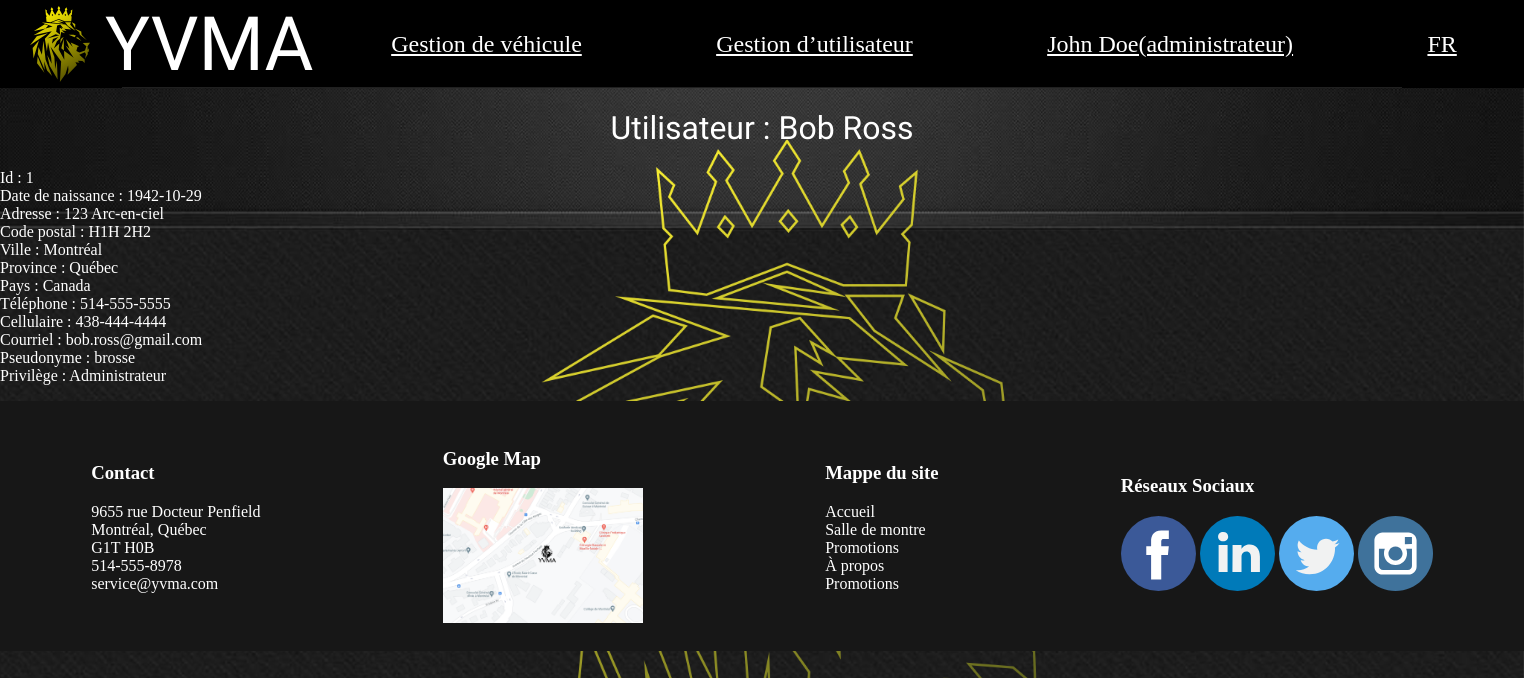
The page /VEHICULES_DOCCASION_INC/index.php?Utilisateur&action=compte (signed in) on the database its author committed.
### tables this page shows
CREATE TABLE utilisateur (
	idUtilisateur SMALLINT UNSIGNED AUTO_INCREMENT,
	prenom VARCHAR(50) NOT NULL,
	nom VARCHAR(50) NOT NULL,
	dateNaissance DATE NOT NULL,
	adresse VARCHAR(60) NOT NULL,
	codePostal CHAR(7) NOT NULL,
	telephone CHAR(12) NOT NULL,
	cellulaire CHAR(12),
	courriel VARCHAR(60) NOT NULL,
	pseudonyme VARCHAR(20) UNIQUE NOT NULL,
	motDePasse VARCHAR(250) NOT NULL,
	codeOubliMDP VARCHAR(250),
	dateExpirationCode DATE,
	villeId SMALLINT UNSIGNED NOT NULL,
	privilegeId SMALLINT UNSIGNED NOT NULL,
	visibilite BOOLEAN NOT NULL,
	PRIMARY KEY(idUtilisateur),
	FOREIGN KEY(villeId) REFERENCES ville(idVille),
	FOREIGN KEY(privilegeId) REFERENCES privilege(idPrivilege)
);

CREATE TABLE ville (
	idVille SMALLINT UNSIGNED AUTO_INCREMENT,
	nomVilleFR VARCHAR(50) NOT NULL,
	nomVilleEN VARCHAR(50) NOT NULL,
	provinceCode CHAR(2) NOT NULL,
	visibilite BOOLEAN NOT NULL,
	PRIMARY KEY(idVille),
	FOREIGN KEY(provinceCode) REFERENCES province(codeProvince)
);

CREATE TABLE province (
	codeProvince CHAR(2),
	nomProvinceFR VARCHAR(50) NOT NULL,
	nomProvinceEN VARCHAR(50) NOT NULL,
	paysId SMALLINT UNSIGNED NOT NULL,
	visibilite BOOLEAN NOT NULL,
	PRIMARY KEY(codeProvince),
	FOREIGN KEY(paysId) REFERENCES pays(idPays)
);

CREATE TABLE pays (
	idPays SMALLINT UNSIGNED AUTO_INCREMENT,
	nomPaysFR VARCHAR(50) NOT NULL,
	nomPaysEN VARCHAR(50) NOT NULL,
	visibilite BOOLEAN NOT NULL,
	PRIMARY KEY(idPays)
);

CREATE TABLE privilege (
	idPrivilege SMALLINT UNSIGNED AUTO_INCREMENT,
	nomPrivilegeFR VARCHAR(30) NOT NULL,
	nomPrivilegeEN VARCHAR(30) NOT NULL,
	visibilite BOOLEAN NOT NULL,
	PRIMARY KEY(idPrivilege)
);

### VEHICULES_DOCCASION_INC/index.php (called while the page is built, shortened)
<?php
    function mon_autoloader($classe) {
        $repertoires = array(RACINE . "controleurs/",
						RACINE . "modeles/",
						RACINE . "vues/");
        foreach ($repertoires as $rep) {
            if (file_exists($rep . $classe . ".php")) {
                return;
            }
        }
    }
	Routeur::route();
?>

### VEHICULES_DOCCASION_INC/modeles/TemplateDAO.php (called while the page is built, shortened)
<?php
	abstract class TemplateDAO {
		public function __construct() {
			$this->connexion = new PDO("mysql:host=localhost;dbname=concessionnaire", "root", "");
		}
	}
?>

### VEHICULES_DOCCASION_INC/modeles/Modele_Utilisateur.php (called while the page is built, shortened)
<?php
	class Modele_Utilisateur extends TemplateDAO {
        public function obtenir_utilisateur($id) {
            $requete = "SELECT idUtilisateur, prenom, nom, dateNaissance, adresse, codePostal, telephone,
                cellulaire, courriel, pseudonyme, motDePasse, idVille, nomVilleFR, nomVilleEN, codeProvince, nomProvinceFR, nomProvinceEN,
                idPays, nomPaysFR, nomPaysEN, privilegeId, nomPrivilegeFR, nomPrivilegeEN FROM utilisateur JOIN ville ON villeId = idVille
                JOIN province ON provinceCode = codeProvince JOIN pays ON paysId = idPays
                JOIN privilege ON privilegeId = idPrivilege WHERE idUtilisateur = :id";
            $requetePreparee = $this -> connexion -> prepare($requete);
            $requetePreparee -> bindParam(":id", $id);
            $requetePreparee -> execute();
            $requetePreparee -> setFetchMode(PDO::FETCH_CLASS | PDO::FETCH_PROPS_LATE, 'Utilisateur');
            return $requetePreparee -> fetch();
        }
        public function obtenir_par_pseudonyme($pseudonyme) {
            $requete = "SELECT * FROM utilisateur WHERE pseudonyme = :ps";
            $requetePreparee = $this -> connexion -> prepare($requete);
            $requetePreparee -> bindParam(":ps", $pseudonyme);
            $requetePreparee -> execute();
			$utilisateur = $requetePreparee -> fetch();
            return $utilisateur;
        }
	}
?>

### VEHICULES_DOCCASION_INC/modeles/Utilisateur.php (called while the page is built, shortened)
<?php
    class Utilisateur {
        private $idUtilisateur;
        public function __construct($id = 0, $prenom = "", $nom = "", $dateNaissance = "", $adresse = "",
                                    $codePostal = "", $telephone = "", $cellulaire = "", $courriel = "",
                                    $pseudonyme = "", $motDePasse = "", $villeId = 0, $privilegeId = 0,
                                    $nomVilleFR = "", $nomVilleEN = "", $codeProvince = "",
                                    $nomProvinceFR = "", $nomProvinceEN = "", $idPays = 0, $nomPaysFR = "",
                                    $nomPaysEN = "", $nomPrivilegeFR = "", $nomPrivilegeEN = "", $visibilite = 1) {
            $this -> idUtilisateur = $id;
            $this -> prenom = $prenom;
            $this -> nom = $nom;
            $this -> dateNaissance = $dateNaissance;
            $this -> adresse = $adresse;
            $this -> codePostal = $codePostal;
            $this -> telephone = $telephone;
            $this -> cellulaire = $cellulaire;
            $this -> courriel = $courriel;
            $this -> pseudonyme = $pseudonyme;
            $this -> nomVilleFR = $nomVilleFR;
            $this -> nomPaysFR = $nomPaysFR;
            $this -> nomPrivilegeFR = $nomPrivilegeFR;
        }
        public function getId() {
            return $this -> idUtilisateur;
        }
        public function getPrenom() {
            return $this -> prenom;
        }
        public function getNom() {
            return $this -> nom;
        }
        public function getDateNaissance() {
            return $this -> dateNaissance;
        }
        public function getAdresse() {
            return $this -> adresse;
        }
        public function getCodePostal() {
            return $this -> codePostal;
        }
        public function getTelephone() {
            return $this -> telephone;
        }
        public function getCellulaire() {
            return $this -> cellulaire;
        }
        public function getCourriel() {
            return $this -> courriel;
        }
        public function getPseudonyme() {
            return $this -> pseudonyme;
        }
        public function getNomVilleFR() {
            return $this -> nomVilleFR;
        }
        public function getNomProvinceFR() {
            return $this -> nomProvinceFR;
        }
        public function getNomPaysFR() {
            return $this -> nomPaysFR;
        }
        public function getNomPrivilegeFR() {
            return $this -> nomPrivilegeFR;
        }
    }
?>

### VEHICULES_DOCCASION_INC/vues/Compte.php (the view)
<?php $utilisateur = $data["utilisateur"] ?>
<h1>Utilisateur : <?= $utilisateur -> getPrenom() . " " . $utilisateur -> getNom() ?></h1>
<ul>
    <li>Id : <?= $utilisateur -> getId() ?></li>
    <li>Date de naissance : <?= $utilisateur -> getDateNaissance() ?></li>
    <li>Adresse : <?= $utilisateur -> getAdresse() ?></li>
    <li>Code postal : <?= $utilisateur -> getCodePostal() ?></li>
    <li>Ville : <?= $utilisateur -> getNomVilleFR() ?></li>
    <li>Province : <?= $utilisateur -> getNomProvinceFR() ?></li>
    <li>Pays : <?= $utilisateur -> getNomPaysFR() ?></li>
    <li>Téléphone : <?= $utilisateur -> getTelephone() ?></li>
    <li>Cellulaire : <?= $utilisateur -> getCellulaire() ?></li>
    <li>Courriel : <?= $utilisateur -> getCourriel() ?></li>
    <li>Pseudonyme : <?= $utilisateur -> getPseudonyme() ?></li>
    <li>Privilège : <?= $utilisateur -> getNomPrivilegeFR() ?></li>
</ul>

### VEHICULES_DOCCASION_INC/controleurs/Routeur.php
<?php
	class Routeur {
		public static function route() {
			$chaineRequete = $_SERVER["QUERY_STRING"];
			$posEperluette = strpos($chaineRequete, "&");
			$controleur = substr($chaineRequete, 0, $posEperluette);
			if ($controleur != "") {
				$classe = "Controleur_" . $controleur;
			} else {
				$classe = "Controleur_Voiture";
			}
			if (class_exists($classe)) {
				$objetControleur = new $classe;
				$objetControleur->traite($_REQUEST);
			} else {
				die("Erreur 404! Le controleur n'existe pas.");
			}
		}
	}
?>

### VEHICULES_DOCCASION_INC/controleurs/BaseControleur.php (shortened to what this page needs)
<?php
	abstract class BaseControleur {
		protected function afficheVue($nomVue, $data = null) {
			$cheminVue = RACINE . "vues/" . $nomVue . ".php";
			if (file_exists($cheminVue)) {
				include($cheminVue);
			} else {
				die("Erreur 404! La vue n'existe pas.");
			}
		}
	}
?>

### VEHICULES_DOCCASION_INC/vues/Head.php (shortened to what this page needs)
<html>
<head>
	<link rel="stylesheet" href="assets/styles/styles.css">
	<link rel="stylesheet" href="assets/styles/header.css">
	<link rel="stylesheet" href="assets/styles/footer.css">
	<link rel="stylesheet" href="assets/styles/admin.css">
</head>
<body>

### VEHICULES_DOCCASION_INC/controleurs/Controleur_Utilisateur.php (shortened to what this page needs)
<?php
	class Controleur_Utilisateur extends BaseControleur {
        public function traite(array $params) {
			$data = array();
            $modeleUtilisateur =  new Modele_Utilisateur();
            $this -> afficheVue("Head");
            if(isset($params["action"])) {
				$commande = $params["action"];
            } else {
                $commande = "authentification";
            }
            switch($commande) {
                case "compte":
                    if(isset($_SESSION["utilisateur"])) {
                        $utilisateurId = $modeleUtilisateur -> obtenir_par_pseudonyme($_SESSION["utilisateur"])['idUtilisateur'];
                        $data["utilisateur"] = $modeleUtilisateur -> obtenir_utilisateur($utilisateurId);
                        isset($_SESSION["employe"]) || isset($_SESSION["admin"]) ?
                        $this -> afficheVue("HeaderAdmin") : $this -> afficheVue("Header");
                        $this -> afficheVue("Compte", $data);
                    } else {
                        header("Location: index.php?Utilisateur&action=connexion");
                    }
					break;
            }
            $this->afficheVue("Footer");
        }
    }
?>

### VEHICULES_DOCCASION_INC/vues/HeaderAdmin.php (shortened to what this page needs)
<header class="header-admin" data-component="Header">
	<picture>
		<img src="./assets/images/YVMA_logo_gold.svg" alt="">
		<a href="#" class="brand_text">YVMA</a>
	</picture>
	<ul class="menu-principale">
		<li class="parent-menu-deroulant"><a href="#">Gestion de véhicule</a>
			<ul class="menu-deroulant">
				<li><a href="index.php?Utilisateur&action=FormulaireAjouterVoiture">Ajouter un véhicule</a></li>
			</ul>
		</li>
		<li class="parent-menu-deroulant"><a href="#">Gestion d’utilisateur</a>
			<ul class="menu-deroulant">
				<li><a href="">Ajouter un utilisateur</a></li>
			</ul>
		</li>
		<li class="parent-menu-deroulant"><a href="#">John Doe(administrateur)</a>
			<ul class="menu-deroulant">
				<li><a href="">Mon compte</a></li>
			</ul>
		</li>
		<li><a href="#">FR</a></li>
	</ul>
</header>

### VEHICULES_DOCCASION_INC/vues/Footer.php
<footer>
    <div class="container">
        <div class="contact">
        <h3>Contact</h3>
            <ul>
                <li>9655 rue Docteur Penfield</li>
                <li>Montréal, Québec</li>
                <li>G1T H0B</li>
                <li>514-555-8978</li>
                <li><a>service@yvma.com</a></li>
            </ul>
        </div>
        <div class="map">
            <h3>Google Map</h3>
            <img class="location" src="../VEHICULES_DOCCASION_INC/assets/images/location.png">
        </div>
        <div class="site_map">
            <h3>Mappe du site</h3>
            <ul>
                <li><a href="#">Accueil</a></li>
                <li><a href="#">Salle de montre</a></li>
                <li><a href="#">Promotions</a></li>
                <li><a href="#">À propos</a></li>
                <li><a href="#">Promotions</a></li>
            </ul>
        </div>
        <div class="reseaux_sociaux">
            <h3>Réseaux Sociaux</h3>
            <div class="container_logos_rs">
                <span><img class="logo_rs" src="../VEHICULES_DOCCASION_INC/assets/logo_icones/facebook.svg"></span>
                <span><img class="logo_rs" src="../VEHICULES_DOCCASION_INC/assets/logo_icones/linkedin.svg"></span>
                <span><img class="logo_rs" src="../VEHICULES_DOCCASION_INC/assets/logo_icones/twitter.svg"></span>
                <span><img class="logo_rs" src="../VEHICULES_DOCCASION_INC/assets/logo_icones/instagram.svg"></span>
            </div>
        </div>
    </div>
</footer>
</body>
</html>

### VEHICULES_DOCCASION_INC/assets/styles/styles.css (style rules this page uses)
* { color: white; }
body { margin: 0; box-sizing: border-box; font-family: Playfair Display; }
h1 { font-family: Marcellus SC; font-style: normal; font-weight: normal; text-align: center; color: white; }
header { padding: 6vw 8vw; position: relative; }
header::after { content: ""; background-color: gray; bottom: 0; height: 1px; left: 8vw; opacity: .25; position: absolute; width: 84vw }
a { text-decoration: none; }
ul { list-style-type: none; padding: 0; }

### VEHICULES_DOCCASION_INC/assets/styles/header.css (style rules this page uses)
.brand_text { font-family: 'Marcellus SC', serif; color: white; font-size: 75px; transition: 0.2s all ease-out; }

### VEHICULES_DOCCASION_INC/assets/styles/footer.css (style rules this page uses)
footer { display: flex; width: 100%; height: 250px; background-color: #171717; left: 0; bottom: 0; }
.container { display: flex; justify-content: space-around; align-items: center; width: 100%; }
.location { width: 200px; }
.container div { color: white; }
.logo_rs { width: 75px; }

### VEHICULES_DOCCASION_INC/assets/styles/admin.css (style rules this page uses)
.header-admin { background: black; padding: 0; display: flex; justify-content: space-between; align-items: center; }
.header-admin .brand_text { margin-left: 15px; }
.header-admin .menu-principale a { color: white; padding: 10px; display: block; font-family: Playfair Display; font-size: 1.5em; text-decoration: underline; }
.header-admin .menu-principale { min-width: 1200px; display: flex; justify-content: space-around; }
.header-admin .menu-deroulant { overflow: hidden; max-height: 0; position: absolute; padding: 0 15px 11px 15px; width: 260px; z-index: 1; background: rgba(0,0,0,0.8); border-radius: 0 0 10px 10px; transition: padding 1s ease-out, max-height 0.5s ease-out; }
.header-admin .parent-menu-deroulant { position: relative; }
.header-admin picture { margin-left: 30px; display: flex; }
.header-admin img { width: 60px; }
body { background-image: url(../images/adminV1.png); background-size: cover; background-attachment: fixed; background-position-y: 75px; }

### rows shown on the page
utilisateur: prenom "Bob", nom "Ross", idUtilisateur "1", dateNaissance "1942-10-29", adresse "123 Arc-en-ciel", codePostal "H1H 2H2", villeId.nomVilleFR "Montréal", province.nomProvinceFR "Québec", pays.nomPaysFR "Canada", telephone "514-555-5555", cellulaire "438-444-4444", courriel "bob.ross@gmail.com", pseudonyme "brosse", privilegeId.nomPrivilegeFR "Administrateur"
